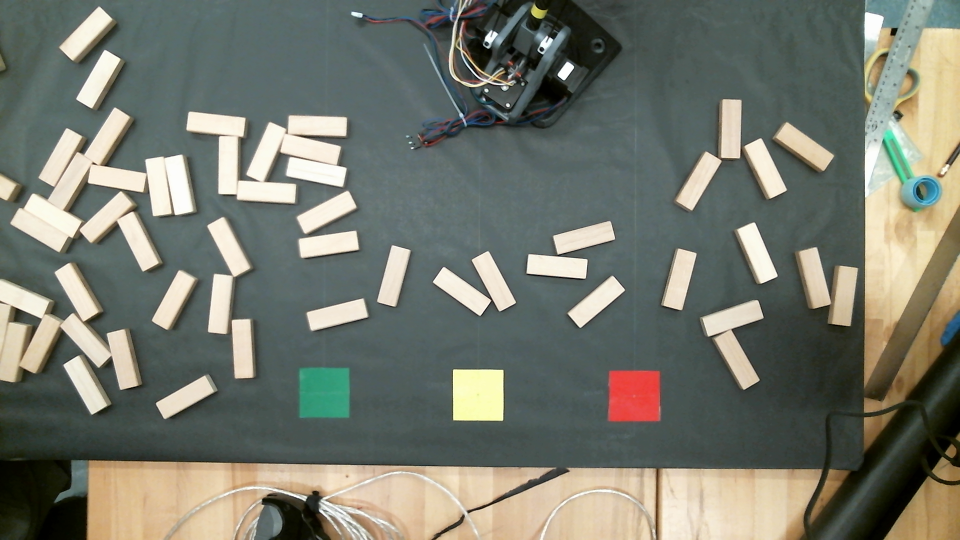
#> input picture Code/cvTesting/test_frames/aframe_1.png, 1920 x 1080 px (shown at 1/2 size)
$ python OLDsquareTags.py --image test_frames/aframe_1.png
#> lines starting #> are read from the running program, lines starting #| are printed output that depends on the picture; after the words box and inside, x2 and y2 are one past the last pixel; in counts of white or black regions, pixels touching at a corner belong together; long printed decimals are rounded
import argparse
import imutils
import numpy as np
import cv2
from numpy.core.shape_base import hstack
import math
# construct the argument parse and parse the arguments
ap = argparse.ArgumentParser()
ap.add_argument("-i", "--image", required=True,
    help="path to the input image")
args = vars(ap.parse_args())

# [8 lines left out: function testCamera, not called in this run]

# load the image and resize it to a smaller factor so that
# the shapes can be approximated better
image = cv2.imread(args["image"])
#> image is the input picture: shape (1080, 1920, 3); mean B, G, R 109.4, 120.5, 117.2
if not image.any():
    print("Couldn't load image")

# TODO: WHY DOESNT THIS WORK!?!?!?
#image = cv2.flip(image,0)

# Image Loading and Resizing
resized = imutils.resize(image, width=1000)
ratio = image.shape[0] / float(resized.shape[0])
hsv = cv2.cvtColor(resized, cv2.COLOR_BGR2HSV)
#> hsv: shape (562, 1000, 3); mean H, S, V 60, 51.7, 126.4
print(ratio)
#| 1.922

# CONSTANTS
# Offsets to use for all parts Only Using Two Squares RN
greenWorldOrigin = np.array([[200],[525]])
redWorld = np.array([[-200],[525]])
debug = True
widthHeightLow = 0.9
widthHeightHigh = 1.1
expectedSize = 31   # TODO Change This in Pixels

# Boundaries for the different  Colors
lower_red = np.array([0,150,180])
upper_red = np.array([22,240,240])

lower_green = np.array([66,82,77])
upper_green = np.array([87,208,190])

lower_yellow = np.array([26,43,240])
upper_yellow = np.array([43,110,255])

lowerBlocks =  np.array([10,0,140])
upperBlocks = np.array([47,70,255])

# Jenga block via pixels from our camera
jengaWHigh = 42
jengaWLow = 36
jengaLHigh = 121
jengaLLow = 115

# Create Masks Based on the Bounds
greenMask = cv2.inRange(hsv, lower_green, upper_green)
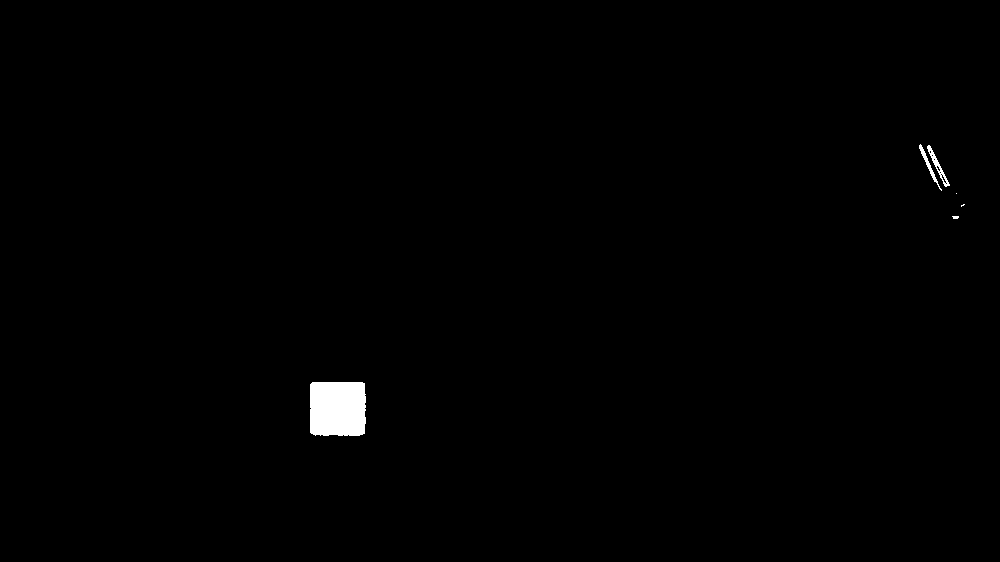
#> greenMask: shape (562, 1000); 0.59% white; 6 white regions (3 under 20 px), largest, box (x1, y1, x2, y2) and area: (310, 382, 366, 436) 2951, (927, 145, 950, 187) 192, (919, 144, 942, 191) 154
yellowMask = cv2.inRange(hsv, lower_yellow, upper_yellow)
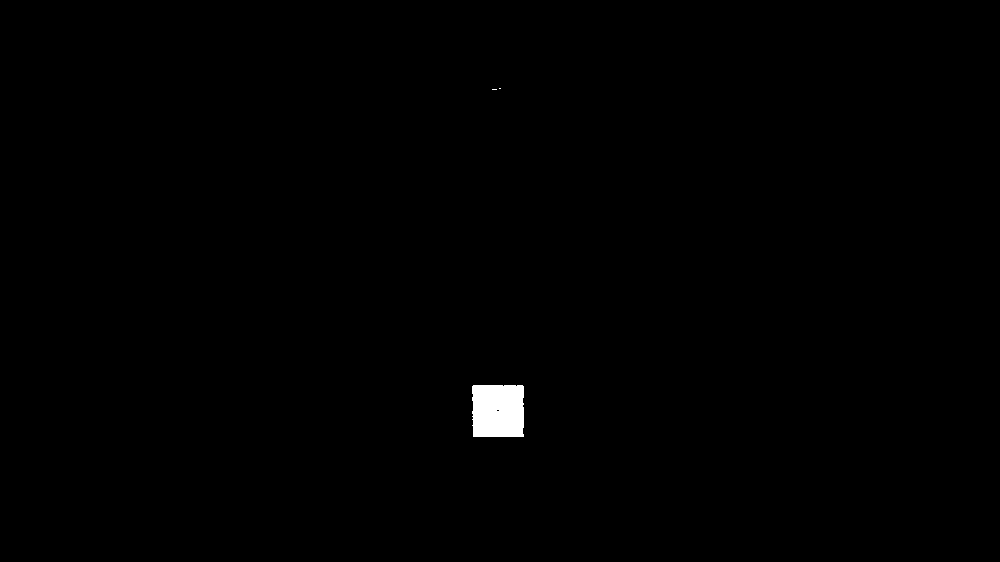
#> yellowMask: shape (562, 1000); 0.47% white; 3 white regions (2 under 20 px), largest, box (x1, y1, x2, y2) and area: (472, 385, 524, 437) 2652
redMask = cv2.inRange(hsv, lower_red, upper_red)
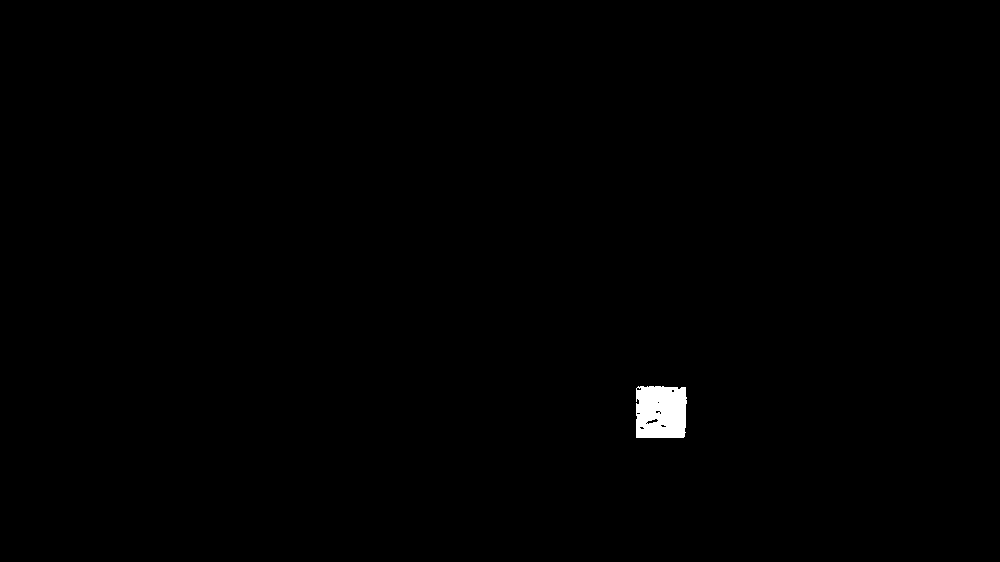
#> redMask: shape (562, 1000); 0.44% white; 1 white region, box (x1, y1, x2, y2) and area: (636, 386, 687, 438) 2485
blockMask = cv2.inRange(hsv, lowerBlocks, upperBlocks)
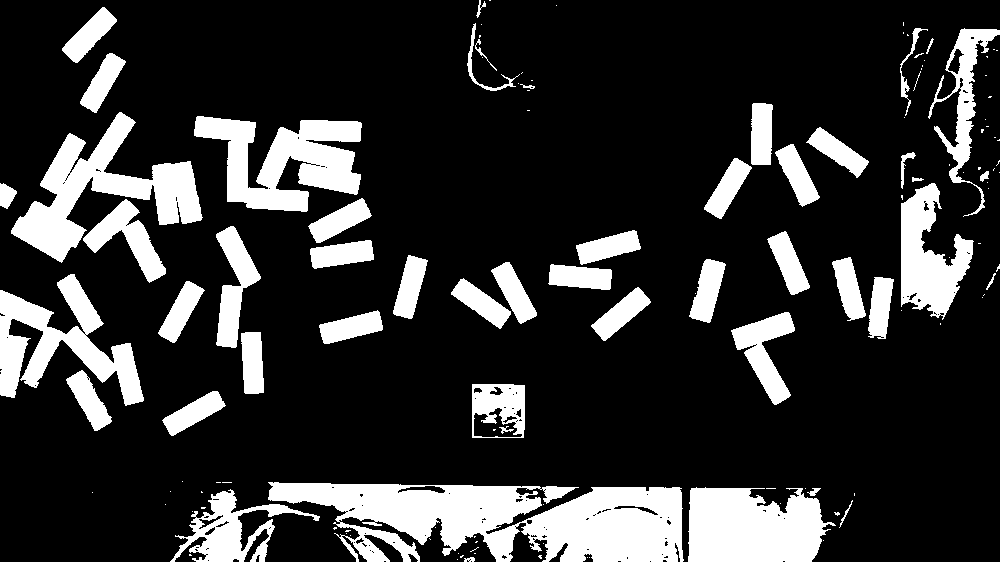
#> blockMask: shape (562, 1000); 19.5% white; 131 white regions (80 under 20 px)

if debug:
    cv2.imshow("HSV Green", greenMask)  # Tag 1
    cv2.imshow("HSV Yellow", yellowMask) # Yellow Tag 2
    cv2.imshow("HSV Red", redMask) # Red Tag 2

# Wrap some basic OpenCV for Easier Use
def drawContours(image, box, color=(0, 0, 255), thickness=2):
    cv2.drawContours(image,[box],0,color,thickness)

def drawPoint(image, point, color = (0, 255, 255), r = 1):
    cv2.circle(image, (int(point[0]), int(point[1])), r, color, 2)

def drawBasis(image, originPixel, basis, arrowSize = 20, colorX = (0, 255, 0), colorY = (0, 0, 255)):
    originTuple = (int(originPixel[0]), int(originPixel[1]))

    basisLarger = arrowSize*basis + originPixel
    endXPosVec = (int(basisLarger[0][0]), int(basisLarger[1][0]))
    endYPosVec = (int(basisLarger[0][1]), int(basisLarger[1][1]))
    print(originTuple)
    print(endXPosVec)
    print(endYPosVec)
    cv2.arrowedLine(image, originTuple, endXPosVec, colorX, 2)
    cv2.arrowedLine(image, originTuple, endYPosVec, colorY, 2)

def getCnts(image):
    cnts = cv2.findContours(image, cv2.RETR_EXTERNAL,
	cv2.CHAIN_APPROX_SIMPLE)
    return imutils.grab_contours(cnts)

# loop over the contours
def getPixelCenterSquare(cnts):
    for c in cnts:
        # compute the center of the contour, then detect the name of the
        # shape using only the contour
        rot_rect = cv2.minAreaRect(c)

        # This isn't Valid
        if rot_rect[1][0] == 0 or rot_rect[1][1] == 0:
            continue

        # Get Rid of too Big
        #if rot_rect[1][0] > 1.2 * expectedSize or rot_rect[1][0] < .8 * expectedSize or  rot_rect[1][1] > 1.2 * expectedSize or rot_rect[1][1] < .8 * expectedSize:
        #    continue

        widthHeightRatio = rot_rect[1][0]/rot_rect[1][1]
        if widthHeightRatio > widthHeightHigh or widthHeightRatio < widthHeightLow:
            #Add a check to see if it about the right size!!
            continue

        #rotation = rot_rect[2]
        if debug:
            print(f"Center(x,y): {rot_rect[0]}, Width,Height: {rot_rect[1]}")

        box = cv2.boxPoints(rot_rect) #* ratio
        box = np.int0(box)

        return (rot_rect[0], box) # Returns the center in pixels and also the box

def calcBasis(baseTagWorld, secondaryTagWorld, baseTagPixel, secondaryTagPixel):
    """ np.array 2x1, np.array 2x1, np.array 2x1, np.array 2x1 """
    tagToTagVectorWorld = secondaryTagWorld-baseTagWorld
    distWorld = np.hypot(tagToTagVectorWorld[0], tagToTagVectorWorld[1]) # Calculates hypotenuse!

    tagToTagVectorPixel = secondaryTagPixel-baseTagPixel
    distPixel = np.hypot(tagToTagVectorPixel[0], tagToTagVectorPixel[1])

    frameRotation = math.atan2(tagToTagVectorPixel[1], tagToTagVectorPixel[0])  # This may need to be adjusted since images use weird coordinates

    mmPerPixel = distWorld/distPixel

    xPosVector = -1* tagToTagVectorPixel/distPixel * mmPerPixel
    yPosVector = -1* np.vstack((xPosVector[1], xPosVector[0]))

    basis = np.hstack((xPosVector,yPosVector))
    basisInv = np.linalg.inv(basis)

    return basis, basisInv, frameRotation

def changeBasisAtoB(bOffset, aOffset, fRot, basis, aVector, bRot):
    """
    Expects np.array(mm), np.array(pixels), radians, np.array(2x2)(mm), np.array(pixels), radians
    """
    blockCenterImage = aVector - aOffset
    bVector = np.matmul(basis, blockCenterImage)
    bVector = bVector + bOffset
    rotation = bRot-fRot
    return bVector, rotation

cntsYellow = getCnts(yellowMask)
#> in getCnts, `cnts = cv2.findContours(image, cv2.RETR_EXTERNAL, cv2.CHAIN_APPROX_SIM..`: cnts = 3 contours, 2 with area under 20; largest, box (x1, y1, x2, y2) and area: (472, 385, 524, 437) 2552
#> cntsYellow has the same summary as cnts in getCnts
cntsRed = getCnts(redMask)
#> in getCnts (call 2), `cnts = cv2.findContours(image, cv2.RETR_EXTERNAL, cv2.CHAIN_APPROX_SIM..`: cnts = 1 contour; box (x1, y1, x2, y2) and area: (636, 386, 687, 438) 2442
#> cntsRed has the same summary as cnts in getCnts
cntsGreen = getCnts(greenMask)
#> in getCnts (call 3), `cnts = cv2.findContours(image, cv2.RETR_EXTERNAL, cv2.CHAIN_APPROX_SIM..`: cnts = 6 contours, 3 with area under 20; largest, box (x1, y1, x2, y2) and area: (310, 382, 366, 436) 2847, (927, 145, 950, 187) 173, (919, 144, 942, 191) 106
#> cntsGreen has the same summary as cnts in getCnts
#> the loop in getPixelCenterSquare, `for c in cnts:` made 1 pass
#> (rot_rect, widthHeightRatio, box) on pass 1: (((337.5, 408.5), (53, 55), -90), 0.964, [[365, 435], [310, 435], [310, 382], [365, 382]])
#> (printed output is left out)

# Calculate the centers of each piece
(greenCenter, greenBox) = getPixelCenterSquare(cntsGreen)
#> greenCenter = (337.5, 408.5); greenBox = [[365, 435], [310, 435], [310, 382], [365, 382]]
#> the loop in getPixelCenterSquare, `for c in cnts:` made 1 pass
#> (rot_rect, widthHeightRatio, box) on pass 1: (((497.5, 410.5), (51, 51), -90), 1, [[523, 436], [472, 436], [472, 385], [523, 385]])
#> (printed output is left out)
(yellowCenter, yellowBox) = getPixelCenterSquare(cntsYellow)
#> yellowCenter = (497.5, 410.5); yellowBox = [[523, 436], [472, 436], [472, 385], [523, 385]]
#> the loop in getPixelCenterSquare, `for c in cnts:` made 1 pass
#> (rot_rect, widthHeightRatio, box) on pass 1: (((661, 411.5), (51, 50), -90), 1.02, [[685, 437], [635, 437], [635, 386], [685, 386]])
#> (printed output is left out)
(redCenter, redBox) = getPixelCenterSquare(cntsRed)
#> redCenter = (661, 411.5); redBox = [[685, 437], [635, 437], [635, 386], [685, 386]]

# draw rotated rectangle on copy of img
tags_image = resized.copy()
if greenBox is not None:
    drawContours(tags_image, greenBox)
    drawPoint(tags_image, greenCenter)
if yellowBox is not None:
    drawContours(tags_image, yellowBox)
    drawPoint(tags_image, yellowCenter)
if redBox is not None:
    drawContours(tags_image, redBox)
#> call 3 of drawContours, with box = array of shape (4, 2), color = (0, 0, 255), thickness = 2
#> in drawContours (call 3), `cv2.drawContours(image,[box],0,color,thickness)`:
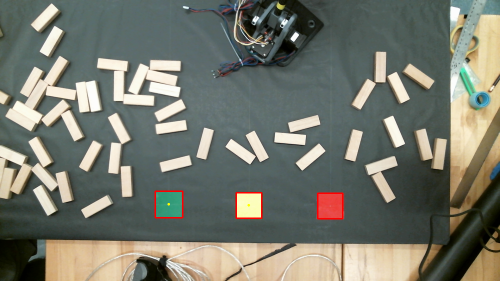
#> image: shape (562, 1000, 3) (shown at 1/2 size); mean B, G, R 109.1, 120, 117.5
    drawPoint(tags_image, redCenter)

# Image coords pixels
originTagPixel = np.array([[greenCenter[0]], [greenCenter[1]]])
#> originTagPixel = [337.5, 408.5]
secondaryTag = np.array([[redCenter[0]], [redCenter[1]]])
#> secondaryTag = [661, 411.5]

basisWorld, basisPixel, frameRotation = calcBasis(greenWorldOrigin, redWorld, originTagPixel, secondaryTag)
#> in calcBasis, `tagToTagVectorPixel = secondaryTagPixel-baseTagPixel`: tagToTagVectorPixel = [323.5, 3]
#> in calcBasis, `distPixel = np.hypot(tagToTagVectorPixel[0], tagToTagVectorPixel[1])`: distPixel = [323.5]
#> in calcBasis, `frameRotation = math.atan2(tagToTagVectorPixel[1], tagToTagVectorPixel..`: frameRotation = 0.00927
#> in calcBasis, `mmPerPixel = distWorld/distPixel`: mmPerPixel = [1.24]
#> in calcBasis, `xPosVector = -1* tagToTagVectorPixel/distPixel * mmPerPixel`: xPosVector = [-1.24, -0.0115]
#> in calcBasis, `yPosVector = -1* np.vstack((xPosVector[1], xPosVector[0]))`: yPosVector = [0.0115, 1.24]
#> in calcBasis, `basis = np.hstack((xPosVector,yPosVector))`: basis = [[-1.24, 0.0115], [-0.0115, 1.24]]
#> in calcBasis, `basisInv = np.linalg.inv(basis)`: basisInv = [[-0.809, 0.0075], [-0.0075, 0.809]]
#> basisWorld = [[-1.24, 0.0115], [-0.0115, 1.24]]; basisPixel = [[-0.809, 0.0075], [-0.0075, 0.809]]; frameRotation = 0.00927

drawBasis(tags_image, originTagPixel, basisWorld)
#> in drawBasis, `originTuple = (int(originPixel[0]), int(originPixel[1]))`: originTuple = (337, 408)
#> in drawBasis, `basisLarger = arrowSize*basis + originPixel`: basisLarger = [[312.8, 337.7], [408.3, 433.2]]
#> in drawBasis, `endXPosVec = (int(basisLarger[0][0]), int(basisLarger[1][0]))`: endXPosVec = (312, 408)
#> in drawBasis, `endYPosVec = (int(basisLarger[0][1]), int(basisLarger[1][1]))`: endYPosVec = (337, 433)
#| (337, 408)
#| (312, 408)
#| (337, 433)

print(f"World: \n{basisWorld}\nPixel: \n{basisPixel}")
#| World:
#| [[-1.236  0.01147]
#|  [-0.01147  1.236]]
#| Pixel:
#| [[-0.8089  0.007501]
#|  [-0.007501  0.8089]]

####THESE PARAMS NEED TO BE FROM THE BLOCK/OPENCV
blockRotationImage = 0
blockCenterImageFullFrame = np.array([[yellowCenter[0]],
                                      [yellowCenter[1]]])
#> blockCenterImageFullFrame = [497.5, 410.5]
print("yellow", yellowCenter)
#| yellow (497.5, 410.5)
# Example to World Coords
coordWorld, rotationWorld = changeBasisAtoB(greenWorldOrigin, originTagPixel, frameRotation, basisWorld,
                                         blockCenterImageFullFrame, blockRotationImage )
#> in changeBasisAtoB, `blockCenterImage = aVector - aOffset`: blockCenterImage = [160, 2]
#> in changeBasisAtoB, `bVector = np.matmul(basis, blockCenterImage)`: bVector = [-197.8, 0.638]
#> in changeBasisAtoB, `bVector = bVector + bOffset`: bVector = [2.2, 525.6]
#> in changeBasisAtoB, `rotation = bRot-fRot`: rotation = -0.00927
#> coordWorld = [2.2, 525.6]; rotationWorld = -0.00927
print(f"World Coords: {coordWorld}, World Rotation: {rotationWorld}")
#| World Coords: [[  2.204]
#|  [525.638]], World Rotation: -0.009273

# [6 lines of commented-out code are left out]


if debug:
    #Display a grid
    for i in range(-500, 500, 50):
        for j in range(0, 650, 50):
            testWorldCoords = np.array([[i],[j]])
            coordPixel, rotationBlock = changeBasisAtoB(originTagPixel, greenWorldOrigin , blockRotationImage, basisPixel,
                                                    testWorldCoords, frameRotation  )
            drawPoint(tags_image, coordPixel)
#> this loop made 20 passes
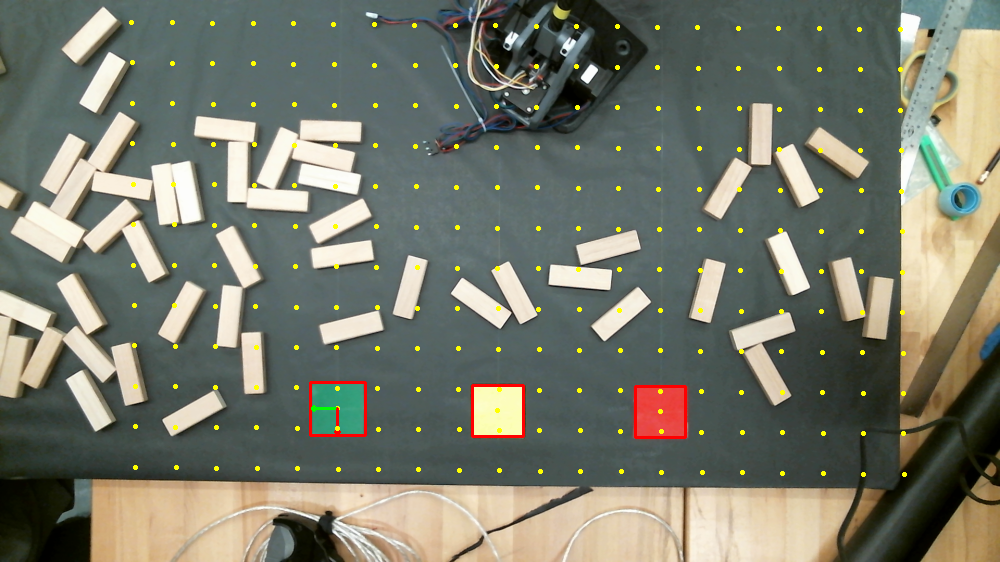
#> tags_image: shape (562, 1000, 3); mean B, G, R 108.1, 121.4, 118.9
    cv2.imshow("Image", tags_image)
    cv2.waitKey(0)


# TIME FOR JENGA!!!!!
jengaDebug = True
jengaImg = resized.copy()

if jengaDebug:
    cv2.imshow("HSV Block Mask", blockMask)  # Tag 1
    cv2.waitKey(0)

singleBlock = None
groupBlock = None   #TODO: Implement search for a group and do cool stuff!

def getBlockPixel(mask):
    cnts = getCnts(mask)
    for c in reversed(cnts): # Start from top of frame since I can't seem to flip the image
        rot_rect = cv2.minAreaRect(c)
        rotation = rot_rect[2]
        # small pixel cutoff
        pixelCutoff = 10
        if rot_rect[1][1] < pixelCutoff or rot_rect[1][0] < pixelCutoff: # THIS HANDLES-> or rot_rect[1][1] == 0 or rot_rect[1][0] == 0:
            continue
        blockLong = max(rot_rect[1])*ratio
        blockShort = min(rot_rect[1])*ratio
        if blockLong > jengaLHigh or blockLong < jengaLLow or blockShort > jengaWHigh or blockShort < jengaWLow:
            # This isn't a jenga Block
            continue
            # TODO: LOOK FOR CLUSTERS HERE!!!

        # This means the block is in a certain orientation that needs an offset
        if rot_rect[1][0] <= rot_rect[1][1]:
            rotation += 90
        rotation *= -1      # All rotation needs to be adjusted!

        #DEBUG
        if jengaDebug:
            print(f"Center(x,y): {rot_rect[0]}, Width,Height: {rot_rect[1]}, rotation: {rotation}")
            print(f"ratio:{ratio}, w: {ratio*rot_rect[1][0]}, h: {ratio*rot_rect[1][1]}")
            print(f"Final rotation: {rotation}")

            box = cv2.boxPoints(rot_rect) #* ratio
            box = np.int0(box)
            drawContours(jengaImg, box)
            drawPoint(jengaImg, rot_rect[0], (255,0,0))

        return np.array([[rot_rect[0][0]],[rot_rect[0][1]]] ), rotation
    return None

def getBlockWorld(originWorld, originWorldPixel, frameRot, basisW, mask):
    singleBlockCenterPixel, singleBlockRotation =  getBlockPixel(mask)
    #print(f"Block: {singleBlockCenterPixel}, theta: {singleBlockRotation}")
    # Lets take the block into world Coordinates!!!
    coordWorld, rotationWorld = changeBasisAtoB(originWorld, originWorldPixel, frameRot, basisW,
                                            singleBlockCenterPixel, singleBlockRotation)
    #print(f"World Coords: {coordWorld}, World Rotation: {rotationWorld}")
    # TODO: what does this return if nothing has happened??
    return coordWorld, rotationWorld


getBlockWorld(greenWorldOrigin, originTagPixel, frameRotation, basisWorld, blockMask)
#> the loop in getBlockPixel, `for c in reversed(cnts): # Start from top of frame since I can't seem ..` made 4 passes
#> c on passes 2 to 3: [[489, 0], [490, 0]], [[556, 5]]
#> (printed output is left out)
#> after the loop in getBlockPixel, `for c in reversed(cnts): # Start from top of frame since I can't seem ..`:
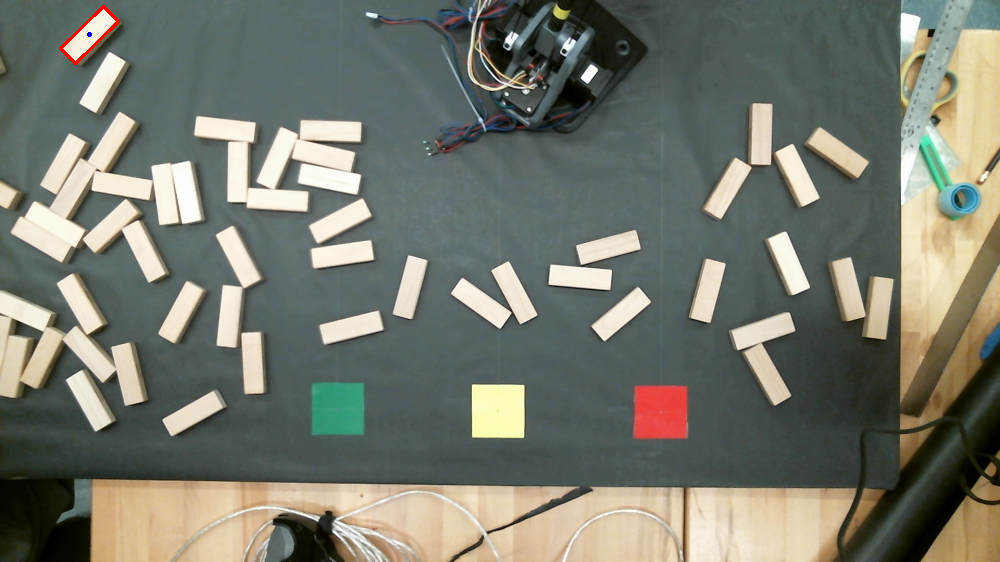
#> jengaImg: shape (562, 1000, 3); mean B, G, R 109.3, 120.3, 117.3

cv2.imshow("HSV Block", jengaImg)  # Tag 1
cv2.waitKey(0)
